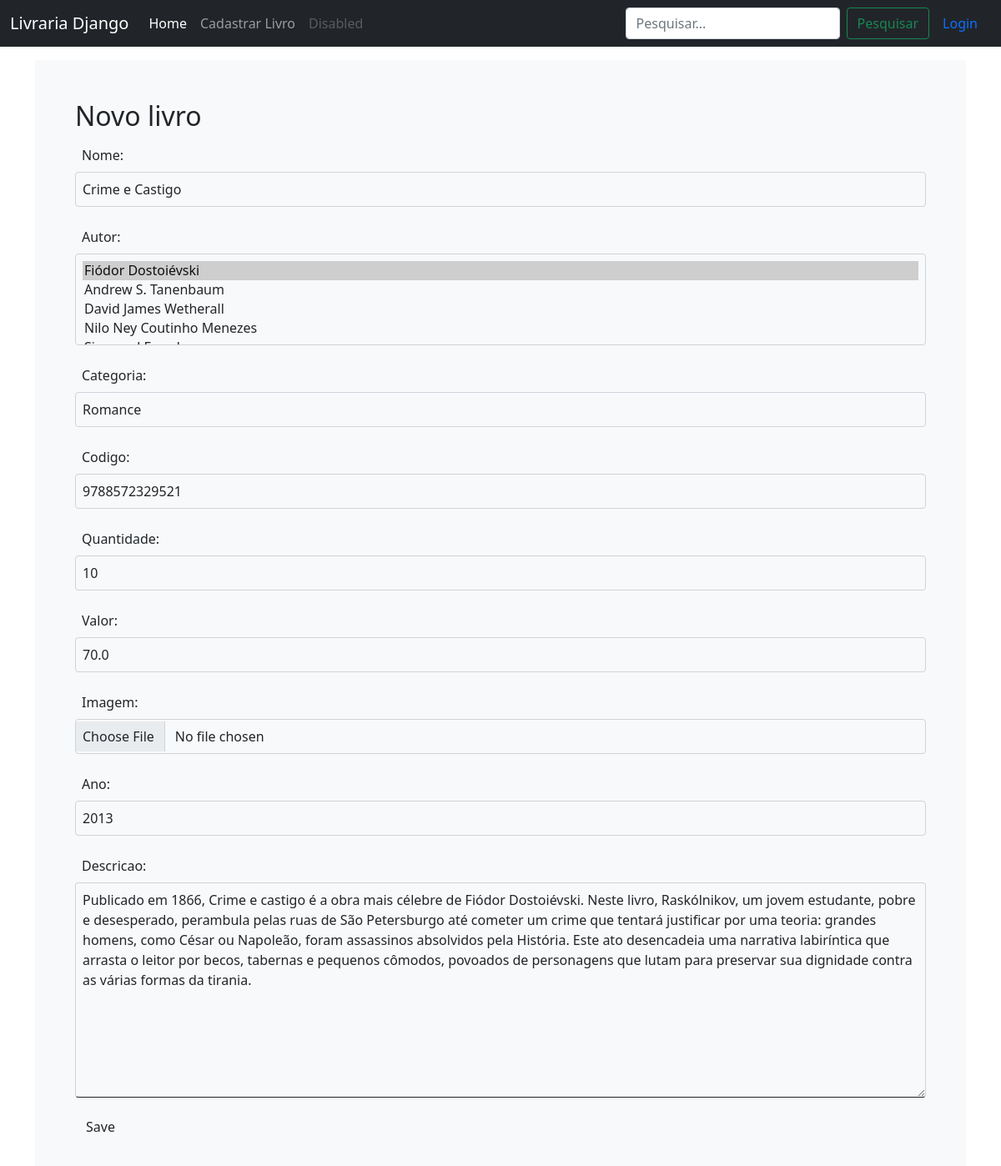
The page /livro/editar/1/ on the database its author committed.
### livraria/models.py (models this page shows, shortened)
class Livro(models.Model):
    nome = models.CharField(max_length=200)
    autor = models.ManyToManyField(Autor, blank = True) #relacionamento m-n muito-para-muitos
    categoria = models.ForeignKey(Categoria, on_delete=models.CASCADE, verbose_name="Categoria") #relacionamento 1-n
    codigo = models.CharField(max_length=20)
    quantidade = models.IntegerField()
    valor = models.FloatField()
    imagem = models.ImageField(upload_to='livraria/media', blank=True)
    ano = models.IntegerField()
    descricao = models.TextField()

class Autor(models.Model):
    nome = models.CharField(max_length=200)
    def __str__(self):
        return self.nome

class Categoria(models.Model):
    nome = models.CharField(max_length=200)
    descricao = models.TextField()
    def __str__(self):
        return self.nome

### livraria/views.py (the view)
# urls.py: path('livro/editar/<int:id>/', views.editar_livro, name='editar_livro'),
def editar_livro(request, id):
    livro = get_object_or_404(Livro, pk=id)
    if request.method == "POST":
        form = LivroForm(request.POST, request.FILES, instance=livro)
        if form.is_valid():
            livro = form.save(commit=False)
            form.save()
            return redirect('detalhar_livro', id=livro.id)
    else:
        form = LivroForm(instance=livro)
    return render(request, 'livraria/editar_livro.html', {'form': form})

### livraria/forms.py
class LivroForm(forms.ModelForm):
    class Meta:
        model = Livro
        fields = ('nome','autor','categoria','codigo',
        'quantidade', 'valor', 'imagem', 'ano', 'descricao')
        widgets = {
            'nome': forms.TextInput(attrs={ 'class': 'form-control',
                                            'placeholder':'Redes de Computadores'}),
            'autor': forms.SelectMultiple(attrs={ 'class': 'form-control'}),
            'categoria': forms.Select(attrs={ 'class': 'form-control'}),
            'codigo': forms.TextInput(attrs={ 'class': 'form-control',
            'placeholder':'Ex. 9788572329521'}),
            'quantidade': forms.TextInput(attrs={ 'class': 'form-control',
            'placeholder':'Ex. 10'}),
            'valor': forms.TextInput(attrs={ 'class': 'form-control'}),
            'imagem': forms.FileInput(attrs={ 'class': 'form-control'}),
            'ano': forms.TextInput(attrs={ 'class': 'form-control'}),
            'descricao': forms.Textarea(attrs={ 'class': 'form-control'}),
        }

### livraria/templates/livraria/editar_livro.html (shortened to what this page needs)
{% extends 'livraria/base.html' %}
{% block content %}
    <h2>Novo livro</h2>
    <form method="POST" class="table" enctype="multipart/form-data">
        <div class="form-group">
            {{ form.as_p }}
         </div>
        <button type="submit" class="save btn btn-default">Save</button>
    </form>
{% endblock %}

### livraria/static/navbar-top-fixed.css (style rules this page uses)
body { min-height: 75rem; padding-top: 4.5rem; }

### rows shown on the page
Livro: nome "Crime e Castigo"
Categoria: descricao "Publicado em 1866, Crime e castigo é a obra mais célebre de Fiódor Dostoiévski. Neste livro, Raskólnikov, um jovem estudante, pobre e desesperado, perambula pelas ruas de São Petersburgo até cometer um crime que tentará justificar por uma teoria: grandes homens, como César ou Napoleão, foram assassinos absolvidos pela História. Este ato desencadeia uma narrativa labiríntica que arrasta o leitor por becos, tabernas e pequenos cômodos, povoados de personagens que lutam para preservar sua dignidade contra as várias formas da tirania."
